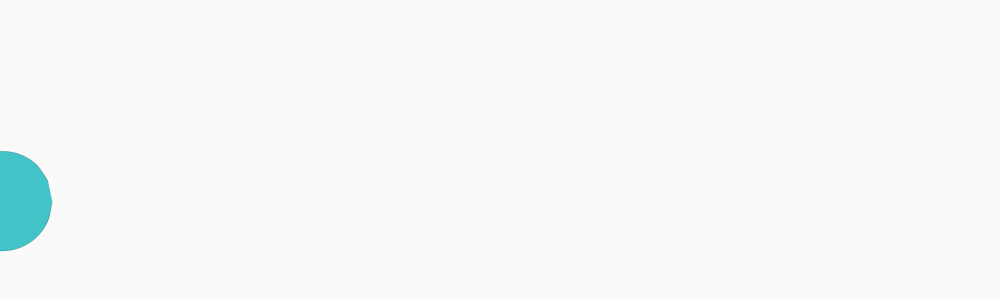
Frame 1 (no input)
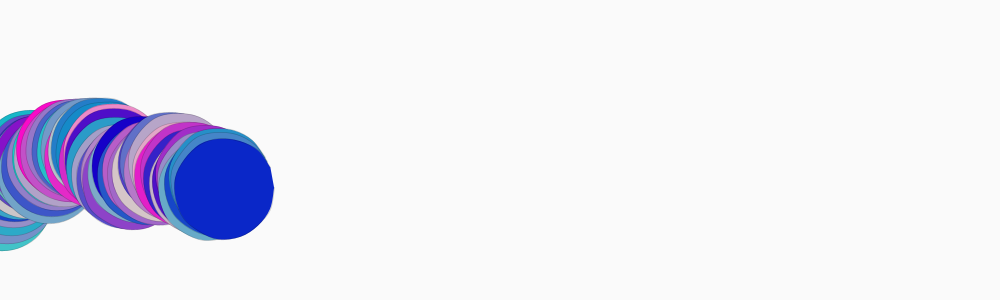
Frame 60 (the mouse pressed at the canvas centre just before this capture)
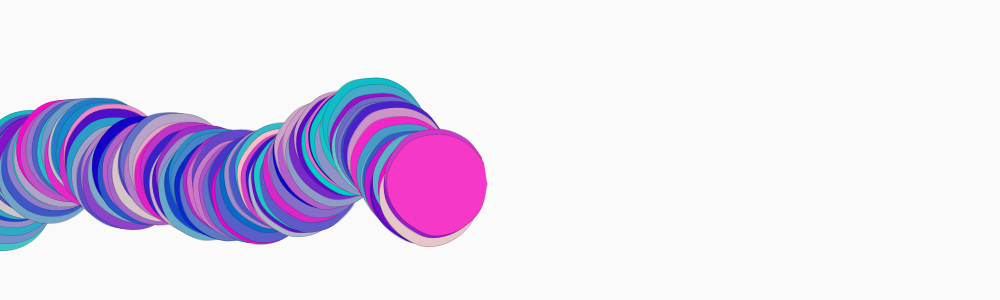
Frame 120 (the mouse held since frame 60 and released just before this capture)

The Processing sketch that drew these frames (run headless with seeded random() and noise(); from frame 60 on, the mouse is pressed at the canvas centre):

// Processing sketch: processing_55444
// ── processing_55444.pde

/**
 *terrain/worm generation
 *
 *
*/

int formPoints = 15; //generates points for the shape
int pointVariation = 1; //generates the distance and variation between points
float shapeSize = 50; //initial shape size
float posX, posY; //center point of the form
float[] x = new float[formPoints];
float[] y = new float[formPoints];

void setup(){
  size(1000, 300);
  background(250);
  smooth();
  stroke(0, 50);
  frameRate(60);

  // init pos
 if(posX != 80 + shapeSize){
  posX = 0; 
  posY = random(height);
 }
 //init form
  float angle = radians(360/float(formPoints));
  for (int i = 0; i < formPoints; i++){
   x[i] = cos(angle*i) * shapeSize;
   y[i] = sin(angle*i) * shapeSize;  
  }
}

void draw(){
  //draws ouline
  strokeWeight(.75);
  
  //random colour fill, add more values to generate colour, or use no fill
 fill(random(255), random(205), 200);
  //noFill();
  
  //returns worm to x 
  if(posX < width + shapeSize){
    posX += random(5)+1; //distance between each shape
    posY += random(-10, +10); //random height
  }else{
    posX = 0;
    posY = random(height);
  }
  
  //draws shape
   for (int i = 0; i < formPoints; i++){
    x[i] += random(-pointVariation, pointVariation)*.15;
    y[i] += random(-pointVariation, pointVariation)*.15;
  }
  
  beginShape(); //defines shape
    // start controlpoint
    curveVertex(x[0]+posX, y[0]+posY);

    for (int i=0; i < formPoints; i++){
      curveVertex(x[i] + posX, y[i] + posY);
    }

    // end controlpoint
    curveVertex(x[formPoints-1] + posX, y[formPoints-1] + posY);
    endShape();

}
